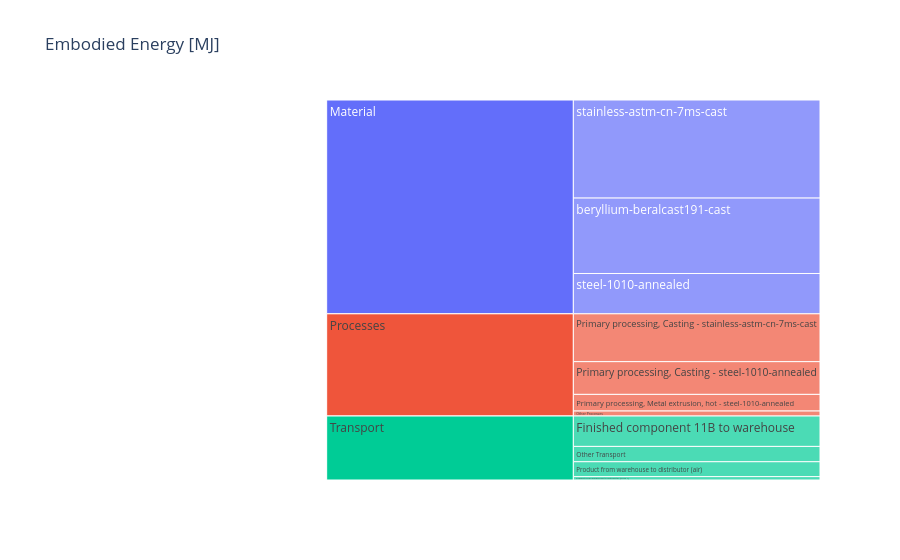

The cell this chart's notebook holds for it:
### Markdown cell above
An icicle chart presents hierarchical data as rectangular sectors.

### Code cell
fig = go.Figure(
    go.Icicle(
        labels=df_aggregated["Name"],
        parents=df_aggregated["Parent"],
        values=df_aggregated[EE_HEADER],
        branchvalues="total",
    ),
    layout_title_text=f"Embodied Energy [{ENERGY_UNIT}]",
)
fig.show()

### Figure 1 — Plotly figure (JSON) as saved in the notebook; plotly's stock layout.template omitted (floating-point values rounded to 4 significant figures)
{"data": [{"branchvalues": "total", "labels": ["Material", "Processes", "Transport", "stainless-astm-cn-7ms-cast", "beryllium-beralcast191-cast", "steel-1010-annealed", "Primary processing, Casting - stainless-astm-cn-7ms-cast", "Primary processing, Casting - steel-1010-annealed", "Primary processing, Metal extrusion, hot - steel-1010-annealed", "Other Processes", "Finished component 11B to warehouse", "Product from warehouse to distributor (air)", "Product from warehouse to distributor (truck 1)", "Other Transport"], "parents": ["", "", "", "Material", "Material", "Material", "Processes", "Processes", "Processes", "Processes", "Transport", "Transport", "Transport", "Transport"], "type": "icicle", "values": [333.7, 159.5, 99.9, 153.0, 117.7, 62.93, 74.66, 51.09, 25.94, 7.78, 47.48, 23.25, 5.268, 23.89]}], "layout": {"title": {"text": "Embodied Energy [MJ]"}}}
